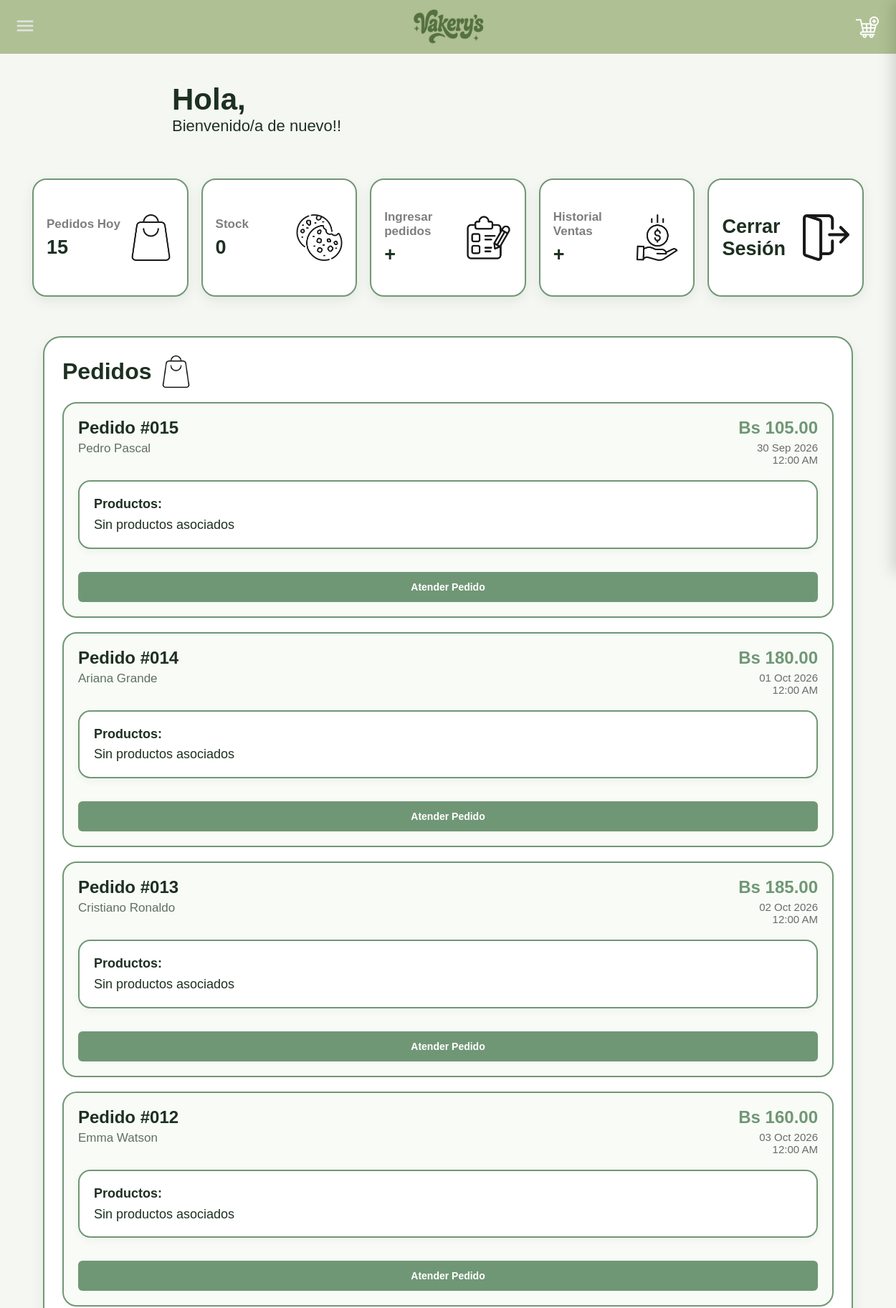
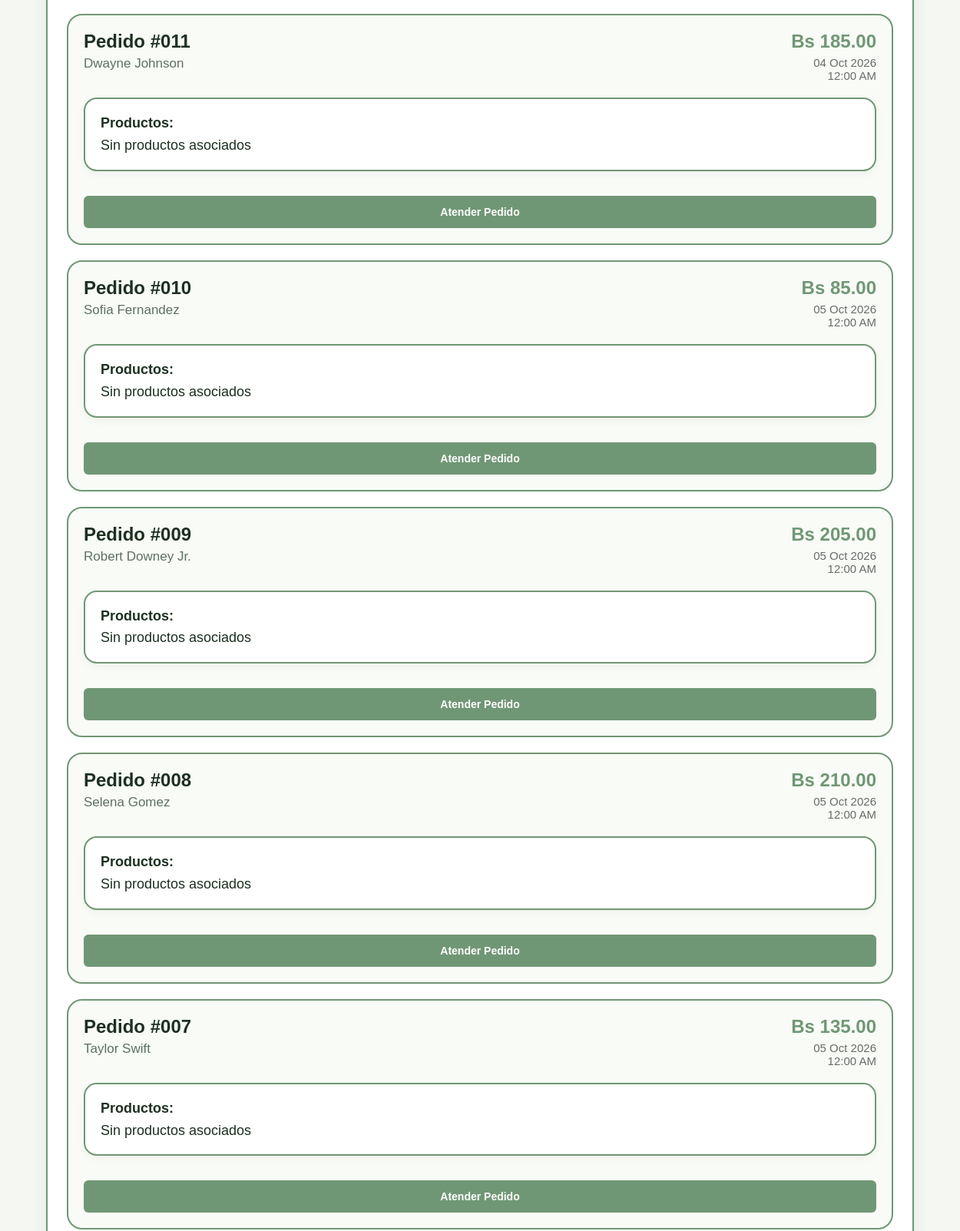
The app's page /paginavendedor.php (upper part) with its own data (2 pictures, top to bottom).
### tables this page shows
CREATE TABLE IF NOT EXISTS `pedidos` (
  `id` INT NOT NULL AUTO_INCREMENT,
  `Nombre` VARCHAR(200) NULL,
  `Fecha` DATE NULL,
  `Estado` VARCHAR(45) NULL,
  `NombreVendedor` VARCHAR(200) NULL,
  `Direccion` VARCHAR(45) NULL,
  `Telefono` INT NULL,
  PRIMARY KEY (`id`)
);

### paginavendedor.php (the view, shortened to what this page needs)
<?php
$servername = "localhost";
$username = "root";
$password = "";
$bdname = "vakerysss";
$conn = new mysqli($servername, $username, $password, $bdname);
$nombre = isset($_SESSION['Nombre']) ? $_SESSION['Nombre'] : '';
$resTotalPedidos = $conn->query("
    SELECT COUNT(*) AS total
    FROM pedidos
    WHERE Estado IS NULL
    OR Estado NOT IN ('Aceptado', 'Cancelado')
");
$totalPedidosHoy = 0;
if ($resTotalPedidos) {
    $datosPedidos = $resTotalPedidos->fetch_assoc();
    $totalPedidosHoy = $datosPedidos['total'];
}
$resStockTotal = $conn->query("
    SELECT SUM(Stock) AS total_stock
    FROM productos
");
$stockTotal = 0;
if ($resStockTotal) {
    $datosStock = $resStockTotal->fetch_assoc();
    $stockTotal = $datosStock['total_stock'] ?? 0;
}
$sqlPedidos = "
    SELECT
        p.*,
        GROUP_CONCAT(
            CONCAT(pr.NombreProducto, ' x', c.Cantidad)
            SEPARATOR '<br>'
        ) AS resumen_productos,
        SUM(c.CostoTotal) AS total_calculado
    FROM pedidos p
    LEFT JOIN carrito c
        ON p.id = c.pedidos_id
    LEFT JOIN productos pr
        ON c.productos_Codigo = pr.Codigo
    WHERE p.Estado IS NULL
    OR p.Estado NOT IN ('Aceptado', 'Cancelado')
    GROUP BY p.id
    ORDER BY p.id DESC
";
$resPedidos = $conn->query($sqlPedidos);
?>
<!DOCTYPE html>
<html lang="es">
<head>
    <link rel="stylesheet" href="estilos/vendedor.css">
</head>
<body>
    <div class="saludo">
        <h1>
            Hola, <?php echo htmlspecialchars($nombre); ?>
        </h1>
        <p>Bienvenido/a de nuevo!!</p>
    </div>
    <div class="a">
        <a href="Pedidos/leerpedido.php">
            <div class="ab">
                <div class="at">
                    <p>Pedidos Hoy</p>
                    <h1>
                        <?php echo $totalPedidosHoy; ?>
                    </h1>
                </div>
                <img
                    class="imga"
                    src="imagenes/bolsa-de-la-compra.png"
                    alt="Pedidos"
                >
            </div>
        </a>
        <a href="Productos/leerproductos.php">
            <div class="ab">
                <div class="at">
                    <p>Stock</p>
                    <h1>
                        <?php echo $stockTotal; ?>
                    </h1>
                </div>
                <img
                    class="imga"
                    src="imagenes/galleta.png"
                    alt="Stock"
                >
            </div>
        </a>
        <a href="Pedidos/crearpedido.php">
            <div class="ab">
                <div class="at">
                    <p>Ingresar pedidos</p>
                    <h1>+</h1>
                </div>
                <img
                    class="imga"
                    src="imagenes/portapapeles.png"
                    alt="Ingresar"
                >
            </div>
        </a>
        <a href="Ventas/leerventa.php">
            <div class="ab">
                <div class="at">
                    <p>Historial Ventas</p>
                    <h1>+</h1>
                </div>
                <img
                    class="imga"
                    src="imagenes/dinero.png"
                    alt="Ventas"
                >
            </div>
        </a>
        <a href="Usuarios/cerrarsesion.php">
            <div class="ab">
                <div class="at">
                    <h1>Cerrar Sesión</h1>
                </div>
                <img
                    class="imga"
                    src="imagenes/cerrar-sesion.png"
                    alt="Cerrar Sesión"
                >
            </div>
        </a>
    </div>
    <div class="b">
        <div class="ba">
            <div class="bb">
                <h1>Pedidos</h1>
                <img
                    class="bb-img"
                    src="imagenes/bolsa-de-la-compra.png"
                    alt="Ícono Pedidos"
                >
            </div>
            <?php if ($resPedidos && $resPedidos->num_rows > 0) { ?>
                <?php while ($ped = $resPedidos->fetch_assoc()) { ?>
                    <div class="bf">
                        <div class="bg">
                            <div class="bc">
                                <h2>
                                    Pedido #<?php echo sprintf('%03d', $ped['id']); ?>
                                </h2>
                                <p>
                                    <?php echo htmlspecialchars($ped['Nombre']); ?>
                                </p>
                            </div>
                            <div class="bd">
                                <h3>
                                    Bs <?php echo number_format($ped['total_calculado'] ?? 0, 2); ?>
                                </h3>
                                <p>
                                    <?php echo date('d M Y', strtotime($ped['Fecha'])); ?>
                                </p>
                                <p>
                                    <?php echo date('h:i A', strtotime($ped['Fecha'])); ?>
                                </p>
                            </div>
                        </div>
                        <div class="be">
                            <p>
                                <strong>Productos:</strong>
                                <br>
                                <?php
                                echo !empty($ped['resumen_productos'])
                                    ? $ped['resumen_productos']
                                    : "Sin productos asociados";
                                ?>
                            </p>
                        </div>
                        <a
                            href="Ventas/regisventa.php?pedido_id=<?php echo $ped['id']; ?>"
                            class="btn-atender"
                        >
                            Atender Pedido
                        </a>
                    </div>
                <?php } ?>
            <?php } ?>
        </div>
    </div>
</body>
</html>

### estilos/vendedor.css (style rules this page uses)
* { margin:0; padding:0; box-sizing:border-box; }
html { scroll-behavior:smooth; }
.saludo { position: relative; padding-left: 200px; }
body { font-family:'Raleway',sans-serif; background:#f5f7f2; color:#1d3021; display:grid; grid-template-columns:1fr; grid-template-areas: "s" "a" "b" "footer"; margin-top:75px; }
.saludo { grid-area:s; margin:40px; display:block; width:100%; }
.saludo h1 { font-size:42px; color:#1d3021; }
.saludo p { font-size:22px; color:#1d3021; }
.a { grid-area:a; display:grid; grid-template-columns:repeat(5, 1fr); gap:18px; padding:20px 45px; width:100%; }
.ab { width:100%; height:165px; background:white; border-radius:20px; padding:18px; border:2px solid #709775; display:flex; justify-content:space-between; align-items:center; box-shadow:0 6px 18px rgba(0,0,0,.07); transition:.35s; cursor:pointer; }
.at { display:flex; flex-direction:column; gap:7px; }
.at p { font-size:17px; color:#000; font-weight:600; opacity:.5; }
.at h1 { font-size:27px; color:#1d3021; }
.imga { width:65px; height:65px; object-fit:contain; opacity:.9; transition:.3s; }
.b { grid-area:b; margin:35px 60px; display:flex; }
.ba { width:100%; background:white; border-radius:25px; padding:25px; border:2px solid #709775; display:flex; flex-direction:column; gap:20px; box-shadow:0 7px 20px rgba(0,0,0,.07); }
.bb { display:flex; align-items:center; gap:12px; }
.bb h1 { font-size:32px; color:#1d3021; }
.bb-img { width:45px; height:45px; object-fit:contain; }
.bf { width:100%; background:#f8fbf6; border-radius:20px; padding:20px; border:2px solid #709775; display:flex; flex-direction:column; gap:20px; transition:.35s; }
.bg { display:flex; justify-content:space-between; align-items:flex-start; gap:20px; }
.bc h2 { font-size:24px; color:#1d3021; margin-bottom:5px; }
.bc p { font-size:17px; color:#5f6f63; }
.bd { text-align:right; }
.bd h3 { font-size:24px; color:#709775; margin-bottom:5px; }
.bd p { font-size:15px; color:#6b6b6b; }
.be { width:100%; background:white; border-radius:17px; padding:17px 20px; border:2px solid #709775; font-size:18px; color:#1d3021; line-height:1.6; box-shadow:0 4px 12px rgba(0,0,0,.04); }
.ab { animation:aparecerCard .9s ease; }
.ab:nth-child(1) { animation-delay:.2s; }
.ba { animation:subirPanel 1.1s ease; }
.bf { animation:aparecerFactura 1s ease; }
.bf:nth-child(2) { animation-delay:.5s; }
.bf:nth-child(3) { animation-delay:.7s; }
a { text-decoration: none; }

### paginavendedor.php (style rules this page uses)
a { text-decoration: none; color: inherit; }
.btn-atender { display: block; width: 100%; text-align: center; background-color: #709775; color: #ffffff; padding: 13px 0; border-radius: 6px; font-weight: bold; font-size: 14px; margin-top: 12px; transition: background-color 0.3s ease, color 0.3s ease; text-decoration: none; }

### headers/headeruser.php (style rules this page uses)
* { margin:0; padding:0; box-sizing:border-box; }
body { font-family:'Raleway',sans-serif; }

### records on screen
pedidos: id "015", Nombre "Pedro Pascal", total_calculado "105.00", Fecha "30 Sep 2026", Fecha "12:00 AM"
pedidos: id "014", Nombre "Ariana Grande", total_calculado "180.00", Fecha "01 Oct 2026", Fecha "12:00 AM"
pedidos: id "013", Nombre "Cristiano Ronaldo", total_calculado "185.00", Fecha "02 Oct 2026", Fecha "12:00 AM"
pedidos: id "012", Nombre "Emma Watson", total_calculado "160.00", Fecha "03 Oct 2026", Fecha "12:00 AM"
pedidos: id "011", Nombre "Dwayne Johnson", total_calculado "185.00", Fecha "04 Oct 2026", Fecha "12:00 AM"
pedidos: id "010", Nombre "Sofia Fernandez", total_calculado "85.00", Fecha "05 Oct 2026", Fecha "12:00 AM"
pedidos: id "009", Nombre "Robert Downey Jr.", total_calculado "205.00", Fecha "05 Oct 2026", Fecha "12:00 AM"
pedidos: id "008", Nombre "Selena Gomez", total_calculado "210.00", Fecha "05 Oct 2026", Fecha "12:00 AM"
pedidos: id "007", Nombre "Taylor Swift", total_calculado "135.00", Fecha "05 Oct 2026", Fecha "12:00 AM"

### other values on screen
$totalPedidosHoy "15"
$stockTotal "0"
